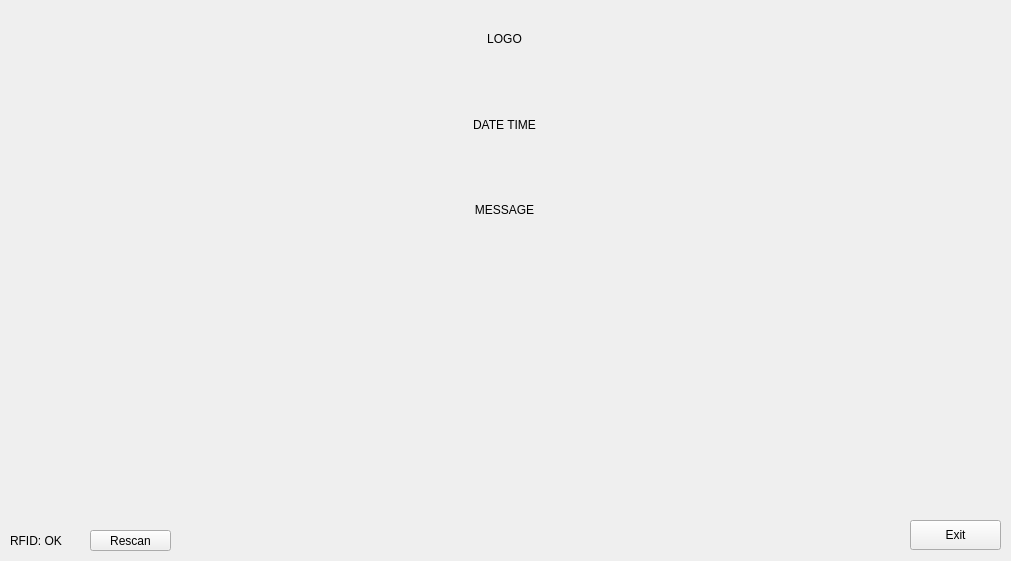
<?xml version="1.0" encoding="UTF-8"?>
<ui version="4.0">
 <class>StandByScreen</class>
 <widget class="QWidget" name="StandByScreen">
  <property name="geometry">
   <rect>
    <x>0</x>
    <y>0</y>
    <width>1011</width>
    <height>561</height>
   </rect>
  </property>
  <property name="windowTitle">
   <string>Form</string>
  </property>
  <property name="styleSheet">
   <string notr="true"/>
  </property>
  <widget class="QPushButton" name="closeWindow">
   <property name="geometry">
    <rect>
     <x>910</x>
     <y>520</y>
     <width>91</width>
     <height>30</height>
    </rect>
   </property>
   <property name="font">
    <font>
     <weight>50</weight>
     <bold>false</bold>
    </font>
   </property>
   <property name="text">
    <string>Exit</string>
   </property>
  </widget>
  <widget class="QWidget" name="verticalLayoutWidget">
   <property name="geometry">
    <rect>
     <x>-1</x>
     <y>-1</y>
     <width>1011</width>
     <height>251</height>
    </rect>
   </property>
   <layout class="QVBoxLayout" name="verticalLayout">
    <item>
     <widget class="QLabel" name="label">
      <property name="text">
       <string>LOGO</string>
      </property>
      <property name="alignment">
       <set>Qt::AlignCenter</set>
      </property>
     </widget>
    </item>
    <item>
     <widget class="QLabel" name="label_2">
      <property name="text">
       <string>DATE TIME</string>
      </property>
      <property name="alignment">
       <set>Qt::AlignCenter</set>
      </property>
     </widget>
    </item>
    <item>
     <widget class="QLabel" name="label_3">
      <property name="text">
       <string>MESSAGE</string>
      </property>
      <property name="alignment">
       <set>Qt::AlignCenter</set>
      </property>
     </widget>
    </item>
   </layout>
  </widget>
  <widget class="QLabel" name="label_4">
   <property name="geometry">
    <rect>
     <x>10</x>
     <y>530</y>
     <width>91</width>
     <height>22</height>
    </rect>
   </property>
   <property name="text">
    <string>RFID: OK</string>
   </property>
  </widget>
  <widget class="QPushButton" name="pushButton">
   <property name="geometry">
    <rect>
     <x>90</x>
     <y>530</y>
     <width>81</width>
     <height>21</height>
    </rect>
   </property>
   <property name="text">
    <string>Rescan</string>
   </property>
  </widget>
 </widget>
 <resources/>
 <connections/>
</ui>
